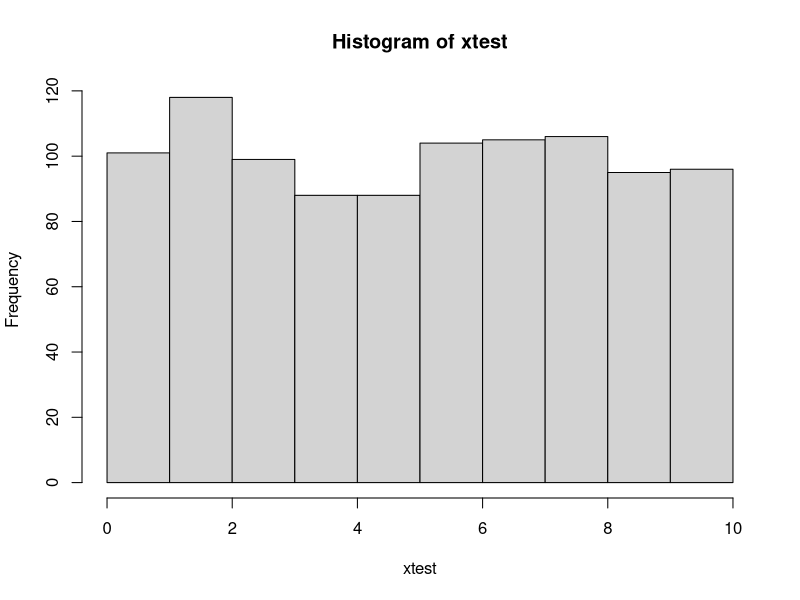
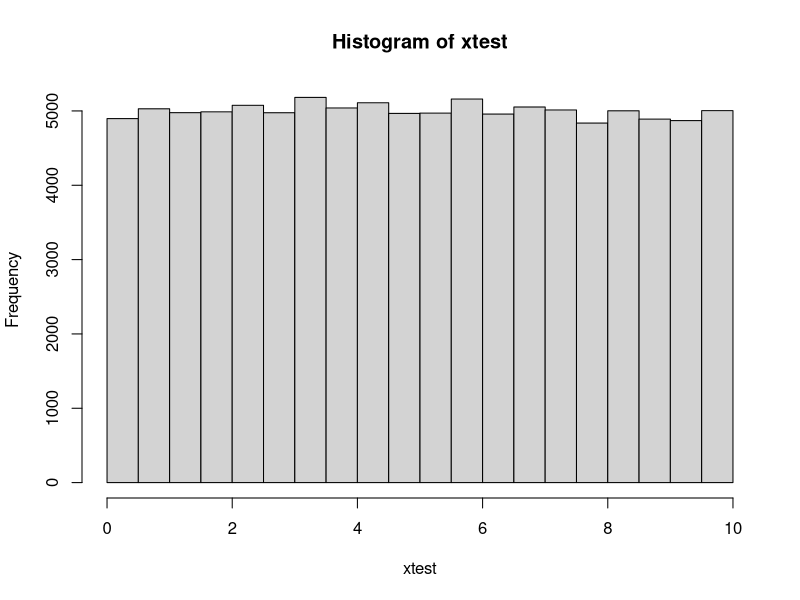

R code for these plots, in order:
## =========================================================
#
#    STAT5050: Using functions in R
#
## =========================================================

# In this exercise we will familiarize ourselves with using functions in R.
# In particular, we will be looking at the families of functions used
# to work with different types of probability distributions. 
# Below are some functions for different types of distributions that it
# will be useful to familiarize yourself with:
# NOTE: All these families of functions work basically the same way.

?punif
?pnorm
?pbinom
?ppois
?pchisq
?pcauchy
?pf
?pgamma
?plogis
?plnorm

#############################################
#    PART ONE: Functions in R               #
#############################################

# Problems 1 & 2 are a repeat of the problems asked in the L03 Exercises.
# The solutions are provided for you, feel free to check your answers
# against those provided here. 

# 1.) Suppose x is a random variable distributed uniformly between 0 & 10.
# Note: you don't need any variables for this part. 
# a. Write an expression to calculate the mean of x. 
1/2*(0+10)

# b. Write an expression to calculate the variance of x.
1/12*(10-0)^2

# c. Write an expression to calculate the probability that x is less
# than 3.
(3-0)/(10-0)

# 2.) Repeat problem 1, this time using the following variables
a <- 0
b <- 10
xi <- 3 # This is the sample x-value for C.
# a. Write an expression to calculate the mean of x. 
Mu <- 1/2*(a+b)

# b. Write an expression to calculate the variance of x.
Var <- 1/12*(b-a)^2

# c. Write an expression to calculate the probability that x is less
# than 3. 
(xi-a)/(b-a)

# 3.) a. Using the same a & b, use the punif function to calculate the 
# probability that x is less than 3.
punif(xi, min = a, max = b)

# b. Rewrite the above function 5 additional ways using assignments by
# name, position, partial name, and mixing these methods of assignment. 
# verify that your assignments all provide the correct answer, and if
# any yield an error or incorrect answer, see if you can figure out why. 
punif(xi, mi = a, ma = b)
punif(xi, a, b)
punif(xi, max = b, min = a)
punif(max = b, min = a, xi)
punif(ma = b, mi = a, xi)

# c. By default, the "lower.tail" argument in the punif function  is 
# set to TRUE. What happens if you take you answer form part a and set 
# "lower.tail=FALSE"?
# Write a compound expression the calculates the correct probability for 
# part A from this result. 
punif(xi, min = a, max = b, lower.tail = TRUE)



# 4.) Lets try comparing these results with experimental calculations.
# a. Use the runif function to generate 1000 samples from the above 
# distribution.
xtest = runif(1000, min = a, max = b)

# b. Calculate the sample mean of xtest. 
mean(xtest)

# c. Calculate the sample variance of xtest.
var(xtest)

# d. Plot a histogram of xtest
hist(xtest)
# e. How do the answers to b & c compare with the values you calculated before?
#They are almost the same!

# 5.) a. Repeat problem 4 using 100000 test samples (all parts). 
xtest = runif(100000, min = a, max = b)

# b. Calculate the sample mean of xtest. 
mean(xtest)

# c. Calculate the sample variance of xtest.
var(xtest)

# d. Plot a histogram of xtest
hist(xtest)

# b. How does increasing the number of samples affect our sample mean & 
# variance in relation to the theoretical values?
#Makes it a little closer. Not much.

# 6.) The code provided below defines a range of x-values. Use the help 
#function for "seq" to try and figure out what this code, and each of the 
# arguments does. 
xset <- seq(from=-5,to=15,by=0.1)

# a. Using the xset variable defined above and the dunif function,
# calculate the pdf of of the previously defined uniform distribution
# across this range. 
?dunif

# b. Using the plot function, plot the relationship between xset and your
# probability density function generated in part a. 
# HINT: Your plot make not look like you want. Try adding the "type='l'"
# argument. 

# c. Repeat parts a & b for a normal distribution with a mean 5 and a 
# standard deviation of 2.


# d. Repeat parts a & b for an exponential distribution with a rate of 0.5.


# e. Try repeating a & b for some of the other families of distributions 
# listed at the start of this document. Experiment with the distribution 
# parameters and see how they affect the resulting plot. 
